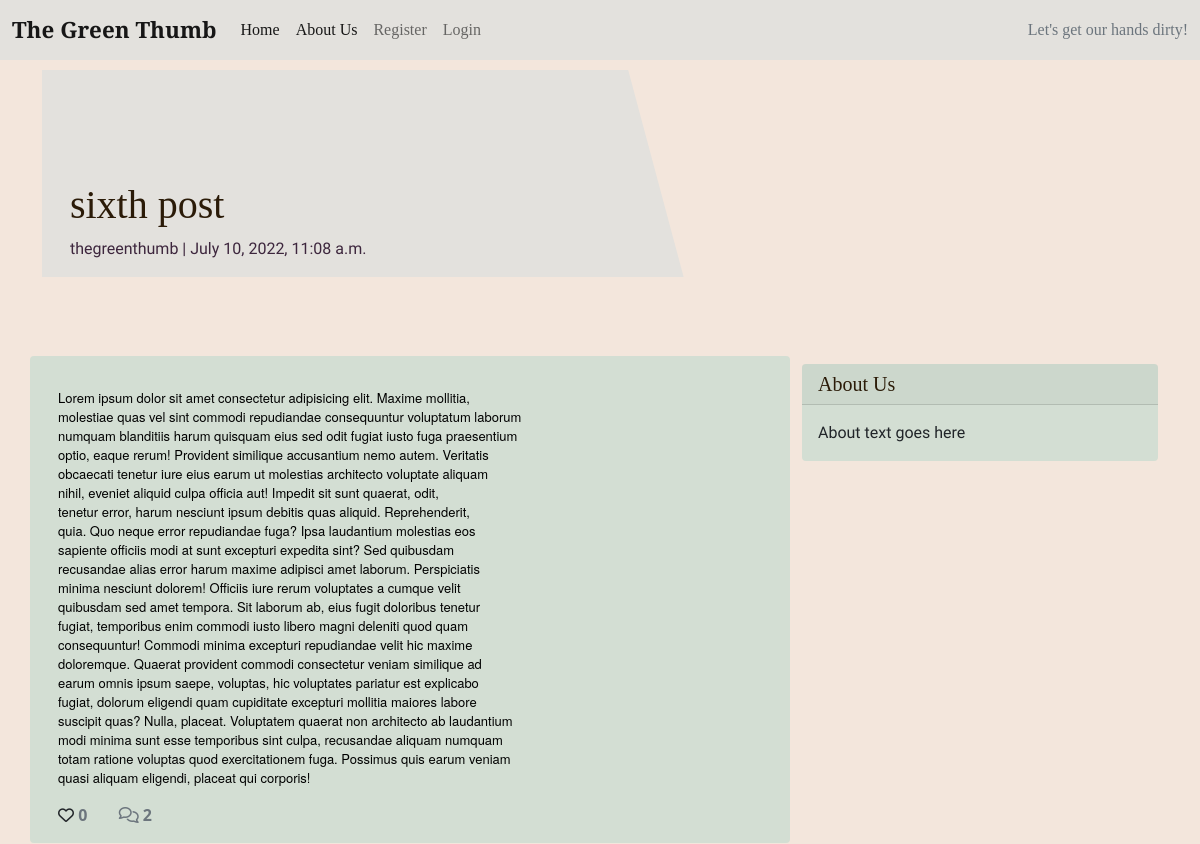
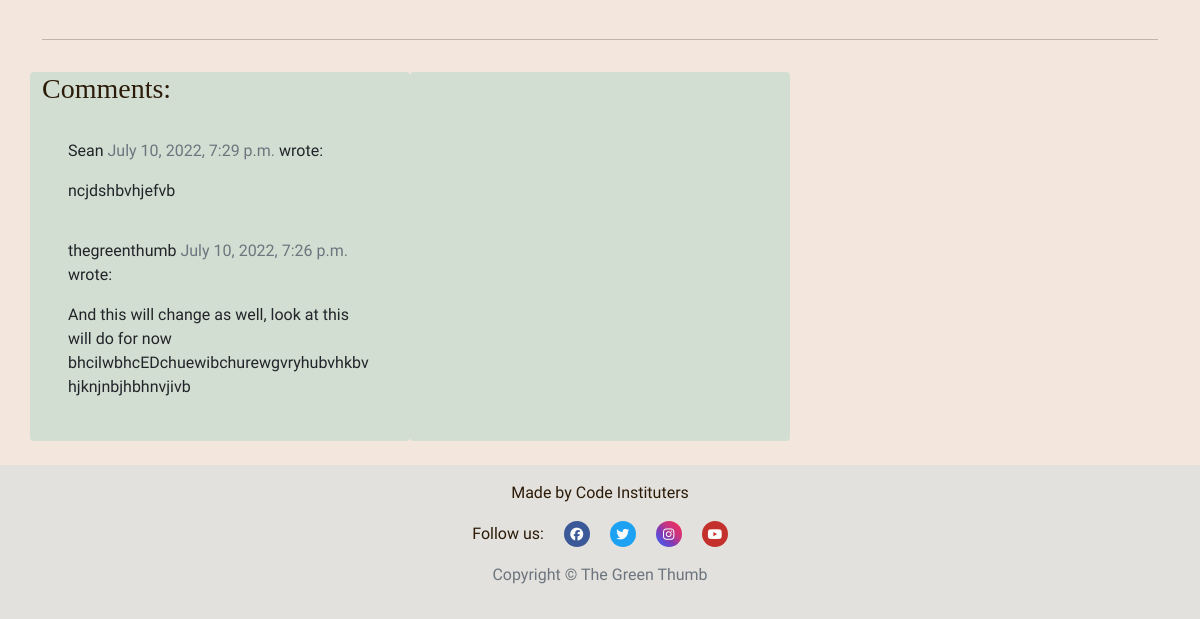
The page /sixth-post/ on the database as committed earlier (2 pictures, top to bottom).
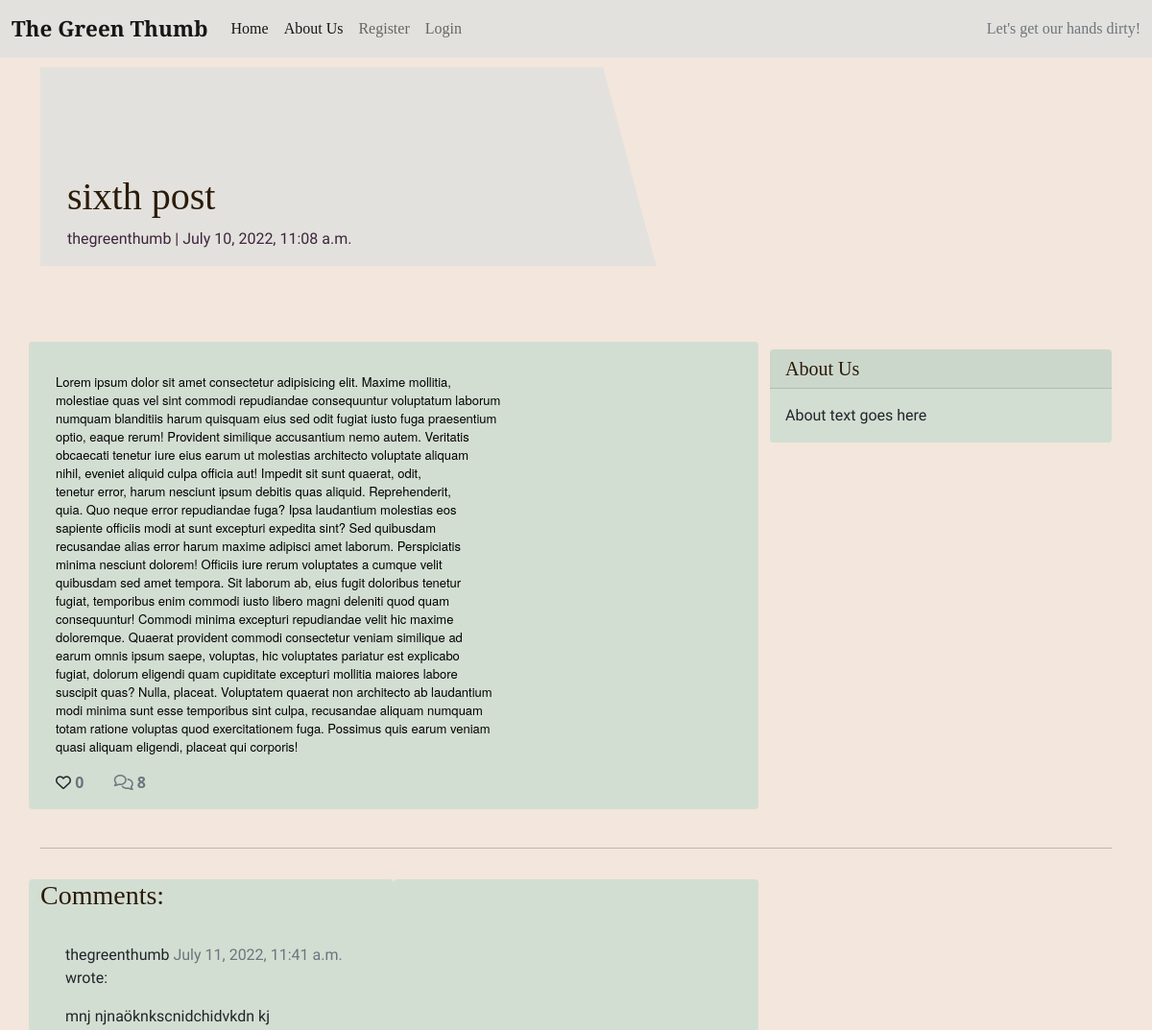
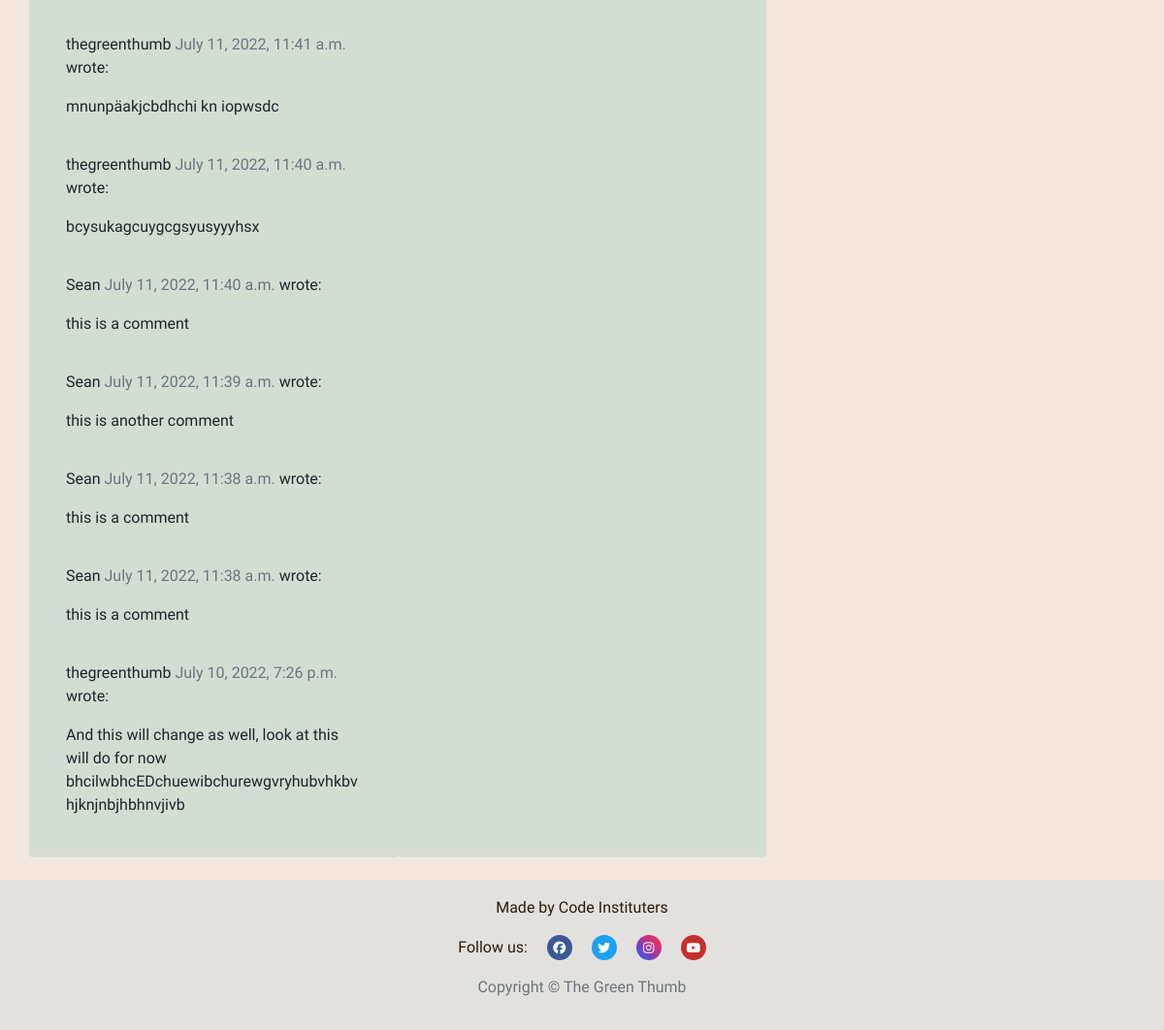
The same page on the database as committed later (2 pictures, top to bottom).
### blog/models.py (models this page shows, shortened)
class BlogPost(models.Model):
    title = models.CharField(
        max_length=200, unique=True, null=False, blank=False)
    slug = models.SlugField(max_length=200, unique=True)
    created_on = models.DateTimeField(auto_now_add=True)
    updated_on = models.DateTimeField(auto_now=True)
    content = models.TextField(blank=True)
    excerpt = models.TextField(blank=True)
    author = models.ForeignKey(
        User, on_delete=models.CASCADE, related_name='blog_posts',
        default=id(0))
    status = models.IntegerField(choices=STATUS, default=0)
    featured_image = CloudinaryField('image', default='placeholder')
    alt_tag = models.CharField(max_length=100, default='image related to post')
    likes = models.ManyToManyField(
        User, related_name='blogpost_like', blank=True)
    class Meta:
        ordering = ['-created_on']
    def number_of_likes(self):
        return self.likes.count()

class CommentSection(models.Model):
    post = models.ForeignKey(
        BlogPost,
        on_delete=models.CASCADE,
        related_name='comments'
        )
    name = models.ForeignKey(
        User,
        on_delete=models.CASCADE,
        max_length=200,
        related_name='comment_author'
        )
    email = models.EmailField()
    body = models.TextField(max_length=400)
    created_on = models.DateTimeField(auto_now_add=True)
    approved = models.BooleanField(default=False)
    class Meta:
        ordering = ['created_on']

### blog/views.py (the view, shortened to what this page needs)
# urls.py: path('<slug:slug>/', views.PostDetail.as_view(), name='post_detail'),
class PostDetail(View):
    def get(self, request, slug, *args, **kwargs):
        queryset = BlogPost.objects.filter(status=1)
        post = get_object_or_404(queryset, slug=slug)
        photos = PostImage.objects.filter(post=post)
        comments = post.comments.filter(approved=True).order_by('-created_on')
        liked = False
        if post.likes.filter(id=self.request.user.id).exists():
            liked = True
        return render(
            request,
            'post_detail.html',
            {
                'post': post,
                'photos': photos,
                'comments': comments,
                'commented': False,
                'liked': liked,
                'form': CommentForm(),
                'title': post.title,
            },
        )

### templates/post_detail.html (shortened to what this page needs)
{% extends 'base.html' %} {% block content %}
{% load crispy_forms_tags %}
<div class="masthead">
    <div class="container">
        <div class="row g-0">
            <div class="col-md-6 masthead-text">
                <h1 class="post-title">{{ post.title }}</h1>
                <p class="post-subtitle">{{ post.author }} | {{ post.created_on }}</p>
            </div>
            <div class="d-block col-md-6 masthead-image">
            </div>
        </div>
    </div>
</div>
<div class="container">
    <div class="row">
        <div class="col card mb-4  mt-3 left  top">
            <div class="card-body">
                <p class="card-text ">{{ post.content | safe }}</p>
                <div class="row">
                    <div class="col-1">
                        <strong>
                            {% if user.is_authenticated %}
                            <form class="d-inline" action="{% url 'post_like' post.slug %}" method="POST">
                                {% csrf_token %}
                                {% if liked %}
                                <button type="submit" name="blogpost_id" value="{{post.slug}}" class="btn-like"><i
                                        class="fas fa-heart"></i></button>
                                {% else %}
                                <button type="submit" name="blogpost_id" value="{{post.slug}}" class="btn-like"><i
                                        class="far fa-heart"></i></button>
                                {% endif %}
                            </form>
                            {% else %}
                            <span><i class="far fa-heart"></i></span>
                            {% endif %}
                            <span class="text-secondary">{{ post.number_of_likes }}</span>
                        </strong>
                    </div>
                    <div class="col-1">
                        {% with comments.count as total_comments %}
                        <strong class="text-secondary"><i class="far fa-comments"></i>
                            {{ total_comments }}
                        </strong>
                        {% endwith %}
                    </div>
                </div>
            </div>
        </div>
        {% block sidebar %}
        {% include 'sidebar.html' %}
        {% endblock sidebar %}
    </div>
    <div class="row">
        <div class="col">
            <hr>
        </div>
    </div>
    <div class="row">
        <div class="col-md-4 card mb-4  mt-3 ">
            <h3>Comments:</h3>
            <div class="card-body">
                {% for comment in comments %}
                <div class="comments" style="padding: 10px;">
                    <p class="font-weight-bold">
                        {{ comment.name }}
                        <span class=" text-muted font-weight-normal">
                            {{ comment.created_on }}
                        </span> wrote:
                    </p>
                    {% if request.user == comment.name %}
                    {{ comment.body | linebreaks }}
                    <a href="{% url 'update_comment' comment.pk %}"><i class="fa-solid fa-file-pen"></i></a>
                    <a href="{% url 'delete_comment' post.slug comment.pk %}"><i class="fa-solid fa-trash-can"></i></a>
                    {% else %}
                    {{ comment.body | linebreaks }}
                    {% endif %}
                </div>
                {% endfor %}
            </div>
        </div>
        <div class="col-md-4 card mb-4  mt-3 ">
            <div class="card-body">
            </div>
        </div>
    </div>
</div>
{% endblock content %}

### templates/base.html (shortened to what this page needs)
{% load static %}
<!DOCTYPE html>
<html class="h-100">
<head>
    <link rel="stylesheet" href="https://cdnjs.cloudflare.com/ajax/libs/font-awesome/5.15.3/css/all.min.css">
    <link href="https://cdn.jsdelivr.net/npm/bootstrap@5.0.1/dist/css/bootstrap.min.css" rel="stylesheet"
>
    <link rel="stylesheet" href="{% static 'css/style.css' %}">
</head>
<body class="d-flex flex-column h-100 main-bg">
    <nav class="navbar navbar-expand-lg navbar-light nav-css-settings">
        <div class="container-fluid">
            <a class="navbar-brand" href="{% url 'home' %}"><span class="brand">The Green Thumb</span></a>
            <div class="collapse navbar-collapse" id="navbarText">
                <ul class="navbar-nav me-auto mb-2 mb-lg-0">
                    <li class="nav-item">
                        <a class="nav-link active" aria-current="page" href="{% url 'home' %}">Home</a>
                    </li>
                    <li class="nav-item">
                        <a class="nav-link active" aria-current="page" href="#">About Us</a>
                    </li>
                    {% if user.is_authenticated %}
                    <li class="nav-item">
                        <a class="nav-link" href="{% url 'account_logout' %}">Logout</a>
                    </li>
                    {% else %}
                    <li class="nav-item">
                        <a class="nav-link" href="{% url 'account_signup' %}">Register</a>
                    </li>
                    <li class="nav-item">
                        <a class="nav-link" href="{% url 'account_login' %}">Login</a>
                    </li>
                    {% endif %}
                </ul>
                <span class="navbar-text text-muted d-none d-lg-block">
                    Let's get our hands dirty!
                </span>
            </div>
        </div>
    </nav>
    <main class="flex-shrink-0 main-bg">
        {% block content %}{% endblock content %}
    </main>
    <footer class="footer mt-auto py-3 footer-css-settings">
        <p class="m-0 text-center">Made by Code Instituters</p>
        <p class="social social-links ">Follow us:
            <a href="" target="_blank" rel="noopener noreferrer"><i class="fa-brands fa-facebook ms-3 social-link-facebook"></i></a>
            <a href="" target="_blank" rel="noopener noreferrer"><i class="fa-brands fa-twitter ms-3 social-link-twitter"></i></a>
            <a href="" target="_blank" rel="noopener noreferrer"><i class="fa-brands fa-instagram ms-3 social-link-instagram"></i></a>
            <a href="" target="_blank" rel="noopener noreferrer"><i class="fa-brands fa-youtube ms-3 social-link-youtube"></i></a>
        </p>
        <p class="copyright text-muted text-center">Copyright &copy; The Green Thumb {% load copyrighttags %}{% getCopyrightYears %} </p>
    </footer>
</body>
</html>

### templates/sidebar.html
{% block sidebar %}
<div class="col-md-4 float-right d-none d-md-block">
<div class="card my-4">
        <h5 class="card-header">About Us</h5>
    <div class="card-body">
        <p class="card-text"> About text goes here</p>
    </div>
</div>
</div>
{% endblock sidebar %}

### static/css/style.css (style rules this page uses)
* { margin: 0; padding: 0; border: none; box-sizing: border-box; }
body { background-color: #f3e6dc; background-image: url('https://res.cloudinary.com/mikakallberg/image/upload/w_1000,ar_16:9,c_fill,g_auto,e_sharpen/v1656959952/dirt_sun_tndbjc.jpg'); background-position: center center; background-repeat: no-repeat; background-size: cover; background-attachment:fixed; }
html, body { height: 100%; }
h1, h2, h3, h4, h5 { font-family: 'Playfair Display', serif; color: #2b1b08; }
p { font-family: 'Gentium Book Plus', sans-serif; }
a { text-decoration: none; color: inherit; }
.brand { font-size: 1.4rem; font-weight: 700; }
.card { border: none; background-color: #d3ded3; }
.nav-css-settings, .footer-css-settings { background-color: #e3e1dd; font-family: 'Playfair Display', serif; color: #2b1b08; }
.social { text-align: center; margin: 1rem; }
.social-links a i { height: 26px; width: 26px; padding: 12px 0; border-radius: 50%; font-size: 13px; line-height: 3px; text-align: center; color: #fbfcfb; }
.social-link-facebook { background: #3b5998; }
.social-link-twitter { background: #1DA1F2; }
.social-link-instagram { background: linear-gradient(45deg, #405de6, #5851db, #833ab4, #c13584, #e1306c, #fd1d1d); }
.social-link-youtube { background: #c4302b; }
.masthead { margin-top: 10px; overflow: hidden; position: relative; display: inline-block; height: 33vh; width: 100%; }
.masthead-text { background-color: #e3e1dd; color: #3d263d; position: relative; }
.masthead-image { position: relative; overflow: hidden; }
.masthead-image:after { content: ""; position: absolute; top: 0; right: 90%; height: 100%; width: 150%; background: #e3e1dd; -webkit-transform: skew(15deg); -moz-transform: skew(15deg); transform: skew(15deg); z-index: 100; }
.post-title { margin-top: 20%; margin-left: 5%; }
.post-subtitle { margin-left: 5%; color: #3d263d; }

Rows that differ between the two databases and show on the page:
removed CommentSection: name "Sean", created_on "July 10, 2022, 7:29 p.m.", body "ncjdshbvhjefvb"
added CommentSection: name "thegreenthumb", created_on "July 11, 2022, 11:41 a.m.", body "mnj njnaöknkscnidchidvkdn kj"
added CommentSection: name "thegreenthumb", created_on "July 11, 2022, 11:41 a.m.", body "mnunpäakjcbdhchi kn iopwsdc"
added CommentSection: name "thegreenthumb", created_on "July 11, 2022, 11:40 a.m.", body "bcysukagcuygcgsyusyyyhsx"
added CommentSection: name "Sean", created_on "July 11, 2022, 11:40 a.m.", body "this is a comment"
added CommentSection: name "Sean", created_on "July 11, 2022, 11:39 a.m.", body "this is another comment"
added CommentSection: name "Sean", created_on "July 11, 2022, 11:38 a.m.", body "this is a comment"
added CommentSection: name "Sean", created_on "July 11, 2022, 11:38 a.m.", body "this is a comment"
Other text that changed with them:
{{ total_comments }}: "2" → "8"
